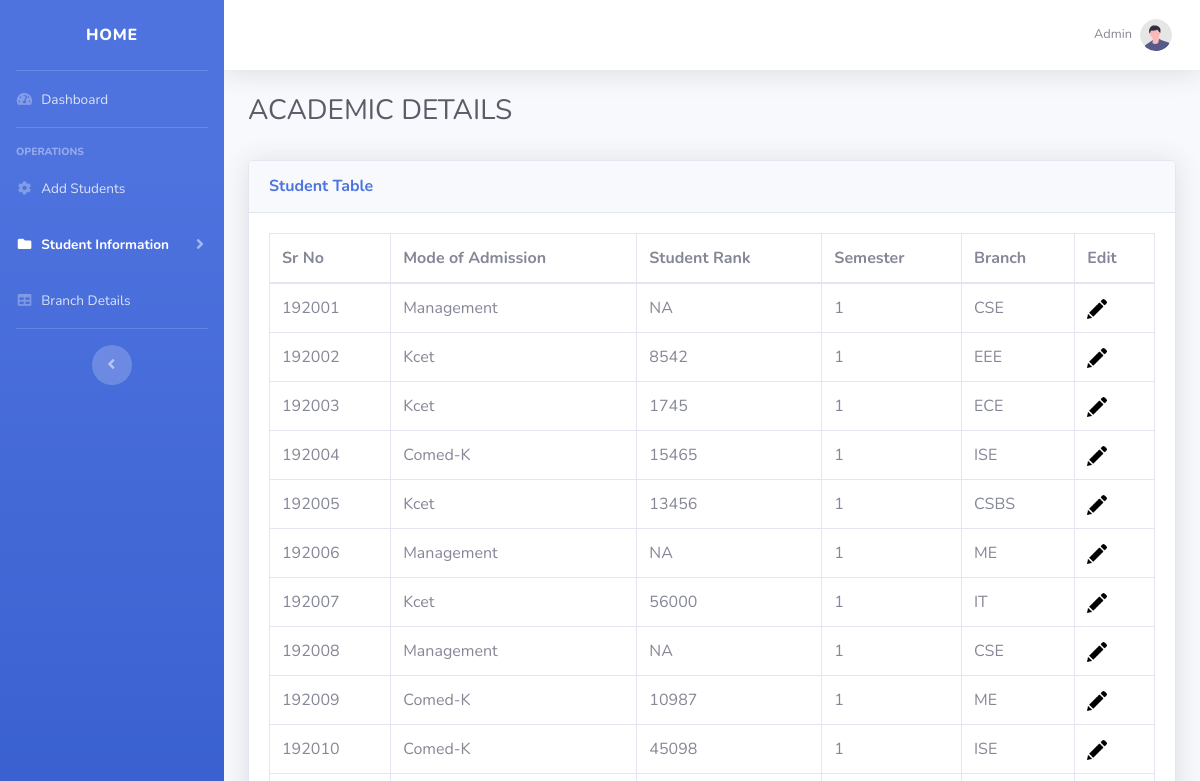
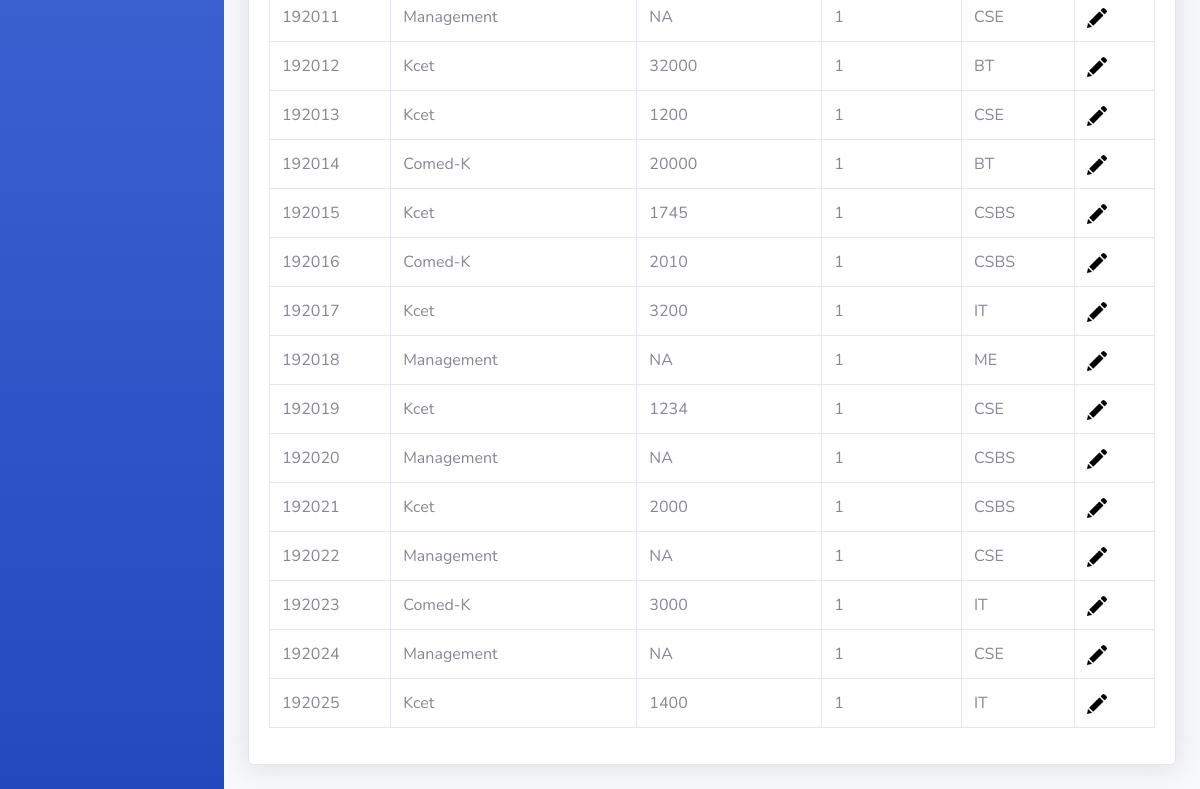
The app's page /frontend/academicdisplay.php (signed in), older data (2 pictures, top to bottom).
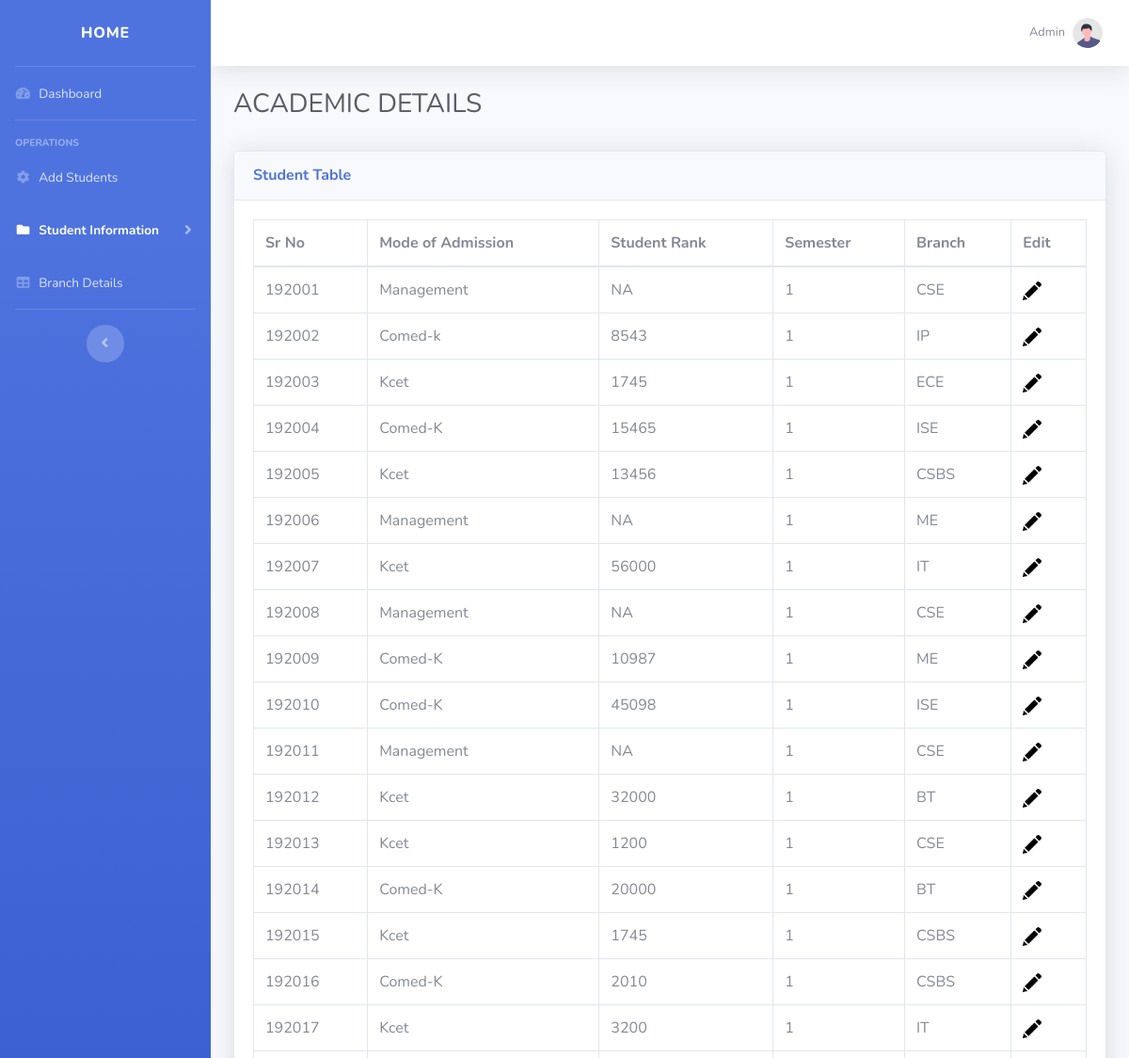
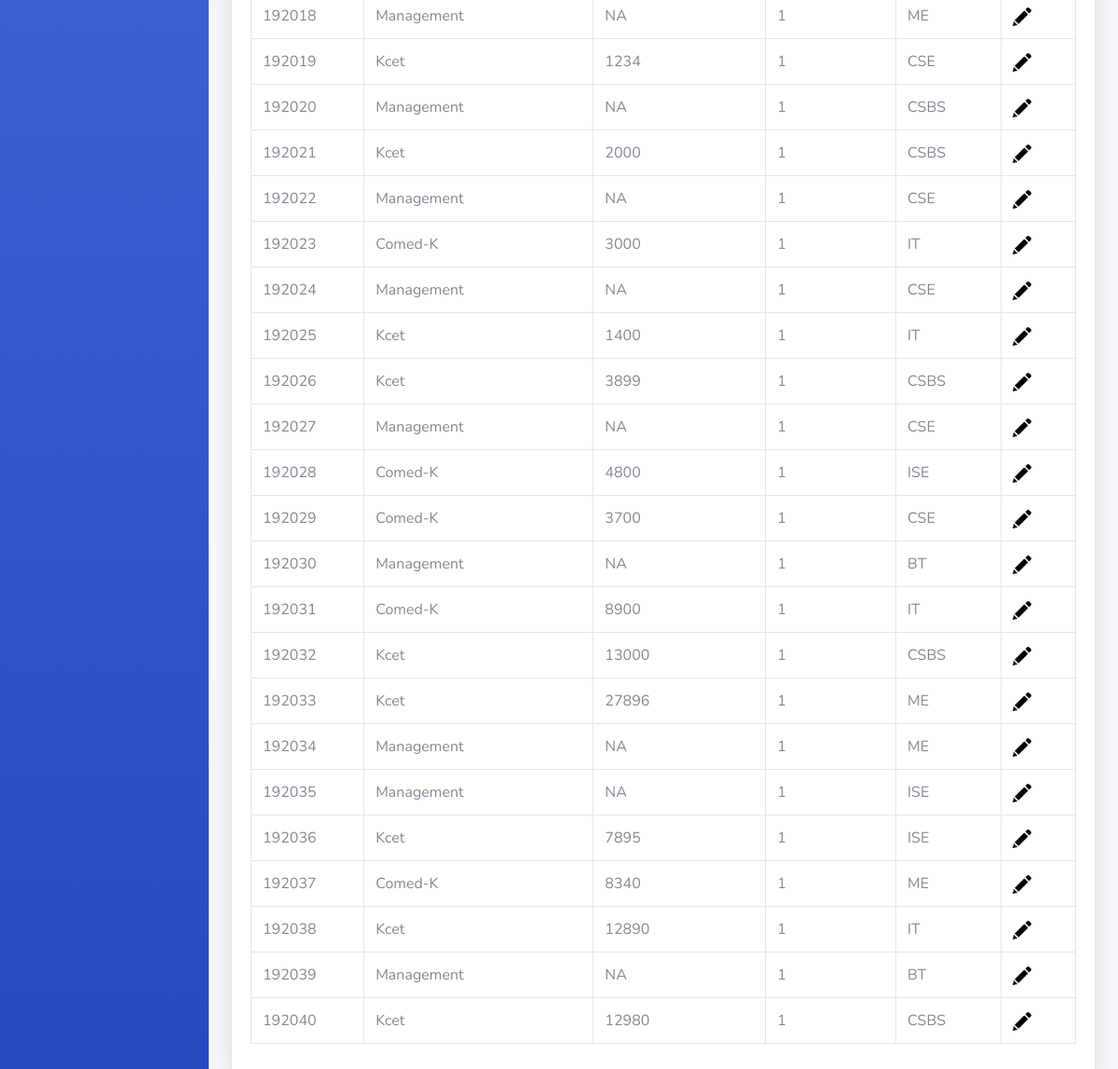
The same page, newer data (2 pictures, top to bottom).
### tables this page shows
CREATE TABLE `academic_info` (
  `SR_NO` int(11) NOT NULL,
  `MODE_OF_ADMISSION` varchar(15) NOT NULL,
  `STUDENT_RANK` varchar(20) NOT NULL,
  `SEMESTER` int(11) NOT NULL,
  `BRANCH` varchar(10) NOT NULL
);

### frontend/academicdisplay.php (the view, shortened to what this page needs)
<!DOCTYPE html>
<html lang="en">
<head>
    <link href="vendor/fontawesome-free/css/all.min.css" rel="stylesheet" type="text/css">
    <link href="css/sb-admin-2.min.css" rel="stylesheet">
    <link href="vendor/datatables/dataTables.bootstrap4.min.css" rel="stylesheet">
</head>
<body id="page-top">
    <div id="wrapper">
        <ul class="navbar-nav bg-gradient-primary sidebar sidebar-dark accordion" id="accordionSidebar">
            <a class="sidebar-brand d-flex align-items-center justify-content-center" href="index.php">
                <div class="sidebar-brand-text mx-3">HOME</div>
            </a>
            <hr class="sidebar-divider my-0">
            <li class="nav-item">
                <a class="nav-link" href="index.php">
                    <i class="fas fa-fw fa-tachometer-alt"></i>
                    <span>Dashboard</span></a>
            </li>
            <hr class="sidebar-divider">
            <div class="sidebar-heading">
                OPERATIONS
            </div>
            <li class="nav-item">
                <a class="nav-link collapsed" href="studentinfo.php">
                    <i class="fas fa-fw fa-cog"></i>
                    <span>Add Students</span>
                </a>
            </li>
            <li class="nav-item active">
                <a class="nav-link collapsed" href="#" data-toggle="collapse" data-target="#collapsePages"
                    aria-expanded="true" aria-controls="collapsePages">
                    <i class="fas fa-fw fa-folder"></i>
                    <span>Student Information</span>
                </a>
            </li>
            <li class="nav-item">
                <a class="nav-link" href="tables.php">
                    <i class="fas fa-fw fa-table"></i>
                    <span>Branch Details</span></a>
            </li>
            <hr class="sidebar-divider d-none d-md-block">
            <div class="text-center d-none d-md-inline">
                <button class="rounded-circle border-0" id="sidebarToggle"></button>
            </div>
        </ul>
        <div id="content-wrapper" class="d-flex flex-column">
            <div id="content">
                <nav class="navbar navbar-expand navbar-light bg-white topbar mb-4 static-top shadow">
                    <ul class="navbar-nav ml-auto">
                        <li class="nav-item dropdown no-arrow">
                            <a class="nav-link dropdown-toggle" href="#" id="userDropdown" role="button"
                                data-toggle="dropdown" aria-haspopup="true" aria-expanded="false">
                                <span class="mr-2 d-none d-lg-inline text-gray-600 small">Admin</span>
                                <img class="img-profile rounded-circle"
                                    src="img/undraw_profile.svg">
                            </a>
                        </li>
                    </ul>
                </nav>
                <div class="container-fluid">
                    <h1 class="h3 mb-2 text-gray-800">ACADEMIC DETAILS</h1>
                    <br>
                    <div class="card shadow mb-4">
                        <div class="card-header py-3">
                            <h6 class="m-0 font-weight-bold text-primary">Student Table</h6>
                        </div>
                        <div class="card-body">
                            <div class="table-responsive">
                                <table class="table table-bordered" id="dataTable" width="100%" cellspacing="0">
                                    <thead>
                                        <tr>
                                            <th>Sr No</th>
                                            <th>Mode of Admission</th>
                                            <th>Student Rank</th>
                                            <th>Semester</th>
                                            <th>Branch</th>
                                            <th>Edit</th>
                                        </tr>
                                    </thead>
                                    <tbody>
                                        <?php
                                          $servername = "localhost";
                                          $username = "root";
                                          $password = "";
                                          $dbname = "home";
                                          $conn = new mysqli($servername, $username, $password, $dbname);
                                          $sql = "SELECT * FROM academic_info";
                                          $result = $conn->query($sql);
                                          if ($result->num_rows > 0) {
                                          while($row = mysqli_fetch_array($result)) {
                                        ?>
                                        <tr>
                                            <td><?php echo $row["SR_NO"]; ?></td>
                                            <td><?php echo $row["MODE_OF_ADMISSION"]; ?></td>
                                            <td><?php echo $row["STUDENT_RANK"]; ?></td>
                                            <td><?php echo $row["SEMESTER"]; ?></td>
                                            <td><?php echo $row["BRANCH"]; ?></td>
                                            <td><a href="editacademicinfo.php?&id=<?php echo $row['SR_NO'] ?> "><img src="draw.png" height="20px" width="20px"></a></td>
                                        </tr>
                                        <?php }
                                        } else {
                                          echo "0 results";
                                        }
                                    ?>
                                </table>
                            </div>
                        </div>
                    </div>
                </div>
            </div>
        </div>
    </div>
</body>
</html>

Row changes from the older to the newer data that the page shows:
changed academic_info id 192002: MODE_OF_ADMISSION "Kcet" → "Comed-k"; STUDENT_RANK "8542" → "8543"; BRANCH "EEE" → "IP"
added academic_info: SR_NO "192026", MODE_OF_ADMISSION "Kcet", STUDENT_RANK "3899", SEMESTER "1", BRANCH "CSBS"
added academic_info: SR_NO "192027", MODE_OF_ADMISSION "Management", STUDENT_RANK "NA", SEMESTER "1", BRANCH "CSE"
added academic_info: SR_NO "192028", MODE_OF_ADMISSION "Comed-K", STUDENT_RANK "4800", SEMESTER "1", BRANCH "ISE"
added academic_info: SR_NO "192029", MODE_OF_ADMISSION "Comed-K", STUDENT_RANK "3700", SEMESTER "1", BRANCH "CSE"
added academic_info: SR_NO "192030", MODE_OF_ADMISSION "Management", STUDENT_RANK "NA", SEMESTER "1", BRANCH "BT"
added academic_info: SR_NO "192031", MODE_OF_ADMISSION "Comed-K", STUDENT_RANK "8900", SEMESTER "1", BRANCH "IT"
added academic_info: SR_NO "192032", MODE_OF_ADMISSION "Kcet", STUDENT_RANK "13000", SEMESTER "1", BRANCH "CSBS"
added academic_info: SR_NO "192033", MODE_OF_ADMISSION "Kcet", STUDENT_RANK "27896", SEMESTER "1", BRANCH "ME"
added academic_info: SR_NO "192034", MODE_OF_ADMISSION "Management", STUDENT_RANK "NA", SEMESTER "1", BRANCH "ME"
added academic_info: SR_NO "192035", MODE_OF_ADMISSION "Management", STUDENT_RANK "NA", SEMESTER "1", BRANCH "ISE"
added academic_info: SR_NO "192036", MODE_OF_ADMISSION "Kcet", STUDENT_RANK "7895", SEMESTER "1", BRANCH "ISE"
added academic_info: SR_NO "192037", MODE_OF_ADMISSION "Comed-K", STUDENT_RANK "8340", SEMESTER "1", BRANCH "ME"
added academic_info: SR_NO "192038", MODE_OF_ADMISSION "Kcet", STUDENT_RANK "12890", SEMESTER "1", BRANCH "IT"
added academic_info: SR_NO "192039", MODE_OF_ADMISSION "Management", STUDENT_RANK "NA", SEMESTER "1", BRANCH "BT"
added academic_info: SR_NO "192040", MODE_OF_ADMISSION "Kcet", STUDENT_RANK "12980", SEMESTER "1", BRANCH "CSBS"
